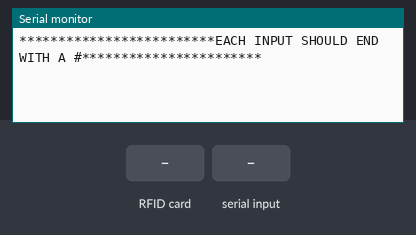
This sketch was run on a simulated Arduino Uno, built with avr-gcc and run on an emulated ATmega328P. Parts: the last lines printed to the serial monitor. The inputs (shaded band) are chosen by the test bench.

Above: at 1.2 s.
1.3 s: RFID card 5E 7A 19 C4 held to the reader
At 1.9 s:
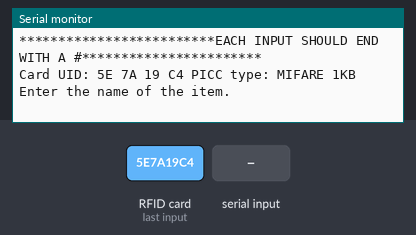
2.8 s: "1#" received over Serial
At 4.0 s:
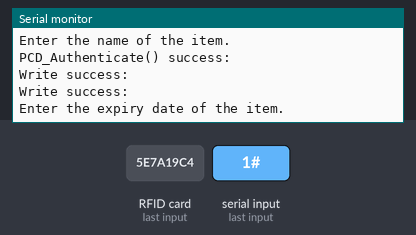
4.3 s: "0#" received over Serial
At 5.6 s:
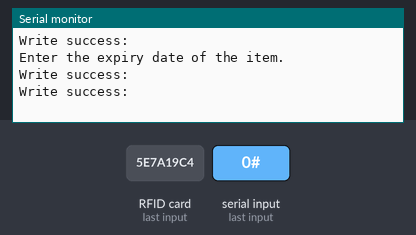

Measured:
- after the input at 1.3 s, the serial monitor: prints a new line at once (image 1)
- after the input at 2.8 s, the serial monitor: prints a new line at once (image 2)
- after the input at 4.3 s, the serial monitor: prints a new line at once (image 3)

The sketch:

Write.ino
```cpp
#include <SPI.h>
#include <MFRC522.h>


#define RST_PIN         9           // Configurable, see typical pin layout above
#define SS_PIN          10          // Configurable, see typical pin layout above


MFRC522 mfrc522(SS_PIN, RST_PIN);   // Create MFRC522 instance

void setup() {
  Serial.begin(9600);        // Initialize serial communications with the PC
  SPI.begin();               // Init SPI bus
  mfrc522.PCD_Init();        // Init MFRC522 card
  Serial.println(F("*************************EACH INPUT SHOULD END WITH A #*********************** "));

}

void loop() {
  MFRC522::MIFARE_Key key;
  for (byte i = 0; i < 6; i++) key.keyByte[i] = 0xFF;

  // Look for a tag
  if ( ! mfrc522.PICC_IsNewCardPresent()) {
    return;
  }

  // Select one of the tags
  if ( ! mfrc522.PICC_ReadCardSerial()) {
    return;
  }

  Serial.print(F("Card UID:"));    //Dump UID
  for (byte i = 0; i < mfrc522.uid.size; i++) {
    Serial.print(mfrc522.uid.uidByte[i] < 0x10 ? " 0" : " ");
    Serial.print(mfrc522.uid.uidByte[i], HEX);
  }
  Serial.print(F(" PICC type: "));   // Dump PICC type
  MFRC522::PICC_Type piccType = mfrc522.PICC_GetType(mfrc522.uid.sak);
  Serial.println(mfrc522.PICC_GetTypeName(piccType));

  byte buffer[34];
  byte block;
  MFRC522::StatusCode status;
  byte len;

  Serial.setTimeout(40000L) ;     // wait until 40 seconds for input from serial
  //-----------------------------------------------------------The User inputs the name of the item--------------------------------------------------------------------------------------//
  Serial.println(F("Enter the name of the item."));
  len = Serial.readBytesUntil('#', (char *) buffer, 30) ; // read item name from serial
  for (byte i = len; i < 30; i++) buffer[i] = ' ';     // pad with spaces

  //-------------------------------------------------------------------------------------------------------------------------------------------------------------------------------------//

  block = 1;
  //Serial.println(F("Authenticating using key A..."));
  status = mfrc522.PCD_Authenticate(MFRC522::PICC_CMD_MF_AUTH_KEY_A, block, &key, &(mfrc522.uid));
  if (status != MFRC522::STATUS_OK) {
    Serial.print(F("PCD_Authenticate() failed: "));
    Serial.println(mfrc522.GetStatusCodeName(status));
    return;
  }
  else Serial.println(F("PCD_Authenticate() success: "));

  // Write block
  status = mfrc522.MIFARE_Write(block, buffer, 16);
  if (status != MFRC522::STATUS_OK) {
    Serial.print(F("Write failed: "));
    Serial.println(mfrc522.GetStatusCodeName(status));
    return;
  }
  else Serial.println(F("Write success: "));

  block = 2;
  //Serial.println(F("Authenticating using key A..."));
  status = mfrc522.PCD_Authenticate(MFRC522::PICC_CMD_MF_AUTH_KEY_A, block, &key, &(mfrc522.uid));
  if (status != MFRC522::STATUS_OK) {
    Serial.print(F("PCD_Authenticate() failed: "));
    Serial.println(mfrc522.GetStatusCodeName(status));
    return;
  }

  // Write block
  status = mfrc522.MIFARE_Write(block, &buffer[16], 16);
  if (status != MFRC522::STATUS_OK) {
    Serial.print(F("Write failed: "));
    Serial.println(mfrc522.GetStatusCodeName(status));
    return;
  }
  else Serial.println(F("Write success: "));

  //----------------------------------------------------------------- Enter the expiry date of the item---------------------------------------------------------------------------------//
  Serial.println(F("Enter the expiry date of the item. "));
  len = Serial.readBytesUntil('#', (char *) buffer, 20) ; // read first name from serial
  for (byte i = len; i < 20; i++) buffer[i] = ' ';     // pad with spaces
  //-------------------------------------------------------------------------------------------------------------------------------------------------------------------------------------//

  block = 4;
  //Serial.println(F("Authenticating using key A..."));
  status = mfrc522.PCD_Authenticate(MFRC522::PICC_CMD_MF_AUTH_KEY_A, block, &key, &(mfrc522.uid));
  if (status != MFRC522::STATUS_OK) {
    Serial.print(F("PCD_Authenticate() failed: "));
    Serial.println(mfrc522.GetStatusCodeName(status));
    return;
  }

  // Write block
  status = mfrc522.MIFARE_Write(block, buffer, 16);
  if (status != MFRC522::STATUS_OK) {
    Serial.print(F("Write failed: "));
    Serial.println(mfrc522.GetStatusCodeName(status));
    return;
  }
  else Serial.println(F("Write success: "));

  block = 5;
  //Serial.println(F("Authenticating using key A..."));
  status = mfrc522.PCD_Authenticate(MFRC522::PICC_CMD_MF_AUTH_KEY_A, block, &key, &(mfrc522.uid));
  if (status != MFRC522::STATUS_OK) {
    Serial.print(F("PCD_Authenticate() failed: "));
    Serial.println(mfrc522.GetStatusCodeName(status));
    return;
  }

  // Write block
  status = mfrc522.MIFARE_Write(block, &buffer[16], 16);
  if (status != MFRC522::STATUS_OK) {
    Serial.print(F("Write failed: "));
    Serial.println(mfrc522.GetStatusCodeName(status));
    return;
  }
  else Serial.println(F("Write success: "));


  Serial.println(" ");
  mfrc522.PICC_HaltA(); // Halt PICC
  mfrc522.PCD_StopCrypto1();  // Stop encryption on PCD

}
```
